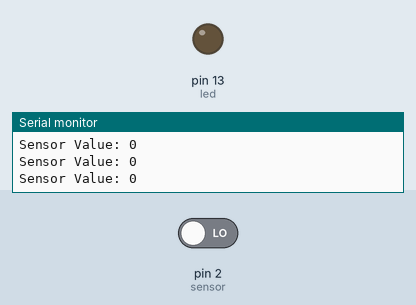
Simulated run of this sketch. Board: Arduino Uno, built with avr-gcc and run on an emulated ATmega328P. Parts: output pins drawn as LEDs (lit = HIGH), the last lines printed to the serial monitor. Dashed ring = blinking. The test bench sets the inputs (shaded band); at power-on: pin 2 (sensor) LOW.

Above: at 1.2 s.
1.3 s: pin 2 (sensor) driven HIGH
At 1.51 s:
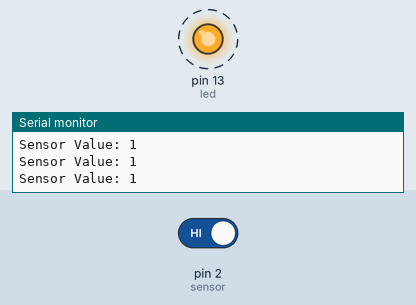
4.3 s: pin 2 (sensor) driven LOW
At 4.3 s:
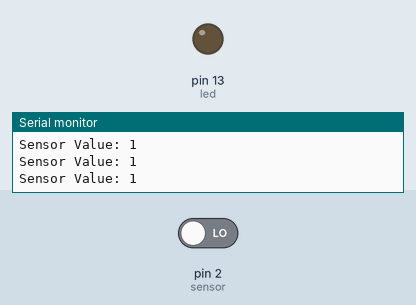
Timing chart, 0 to 7.3 s (numbered marks = the images above; inputs shaded):
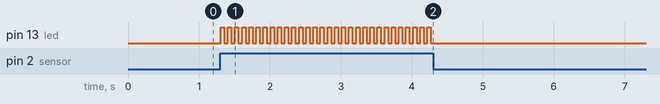

Measured:
- after the input at 1.3 s, pin 13 (led): alternates HIGH for 0.05 s and LOW for 0.05 s, starting at once
- after the input at 4.3 s, pin 13 (led): stops changing and stays LOW

The sketch:

sound.ino
```cpp
int sensor = 2;  // Connected to the digital output of KY-038 sound sensor module
int led = 13;     // Connected to the positive side of the LED
boolean is_on = false;  // To determine/track if the LED is on or off

void setup() {
  pinMode(sensor, INPUT);  // Setting the pin to input for reading data
  pinMode(led, OUTPUT);    // Setting the pin to output for turning the LED on/off
  Serial.begin(9600);      // Start serial communication for printing
}

void loop() {
  int data = digitalRead(sensor);  // Reading data from the sensor and storing it in a variable

  Serial.print("Sensor Value: ");  // Print the sensor's value to the Serial Monitor
  Serial.println(data);            // Print either 1 (sound detected) or 0 (no sound)

  if (data == 1) {  // If 1 is sent from the sensor when loud noise is detected
    if (is_on == true) {  // If the LED is on, turn it off
      digitalWrite(led, LOW);
      is_on = false;
    }
    else {  // Else, if the LED is off, turn it on
      digitalWrite(led, HIGH);
      is_on = true;
    }
  }

  delay(50);  // Small delay to prevent bouncing and too frequent updates
}
```
